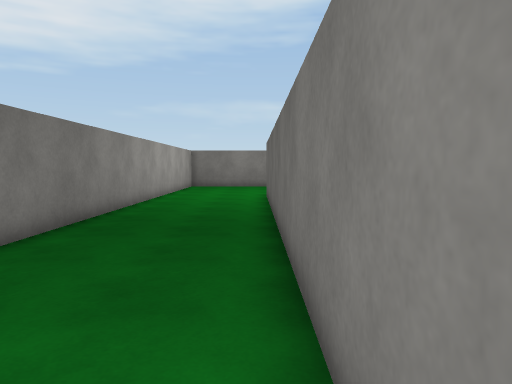
view 1 (above)

18 first-person views from a walk through a Unity game level. The camera is 1.4 m above the floor, tilts 4° down and sees 70° across. The floor is counted in squares, 1 m on a side. Each view is taken from the middle of a square. On the plan, view 1 faces up. The plan holds only what a view shows up to about 16 squares ahead; the rest is blank. The place goes on beyond the plan. The player is left out. Surface patterns are stand-ins for the level's own textures.

view 2
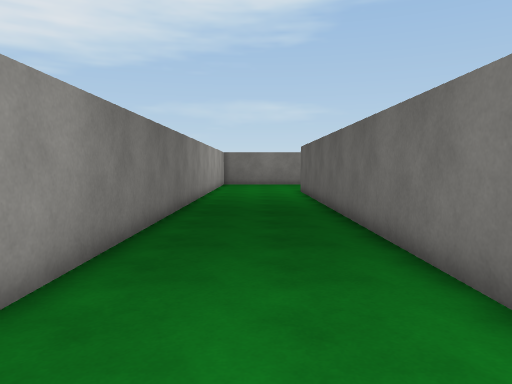

view 3
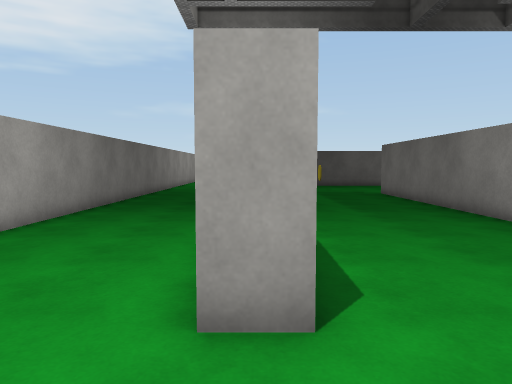

view 4
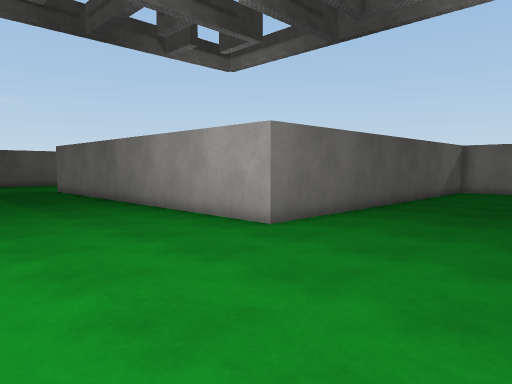

view 5
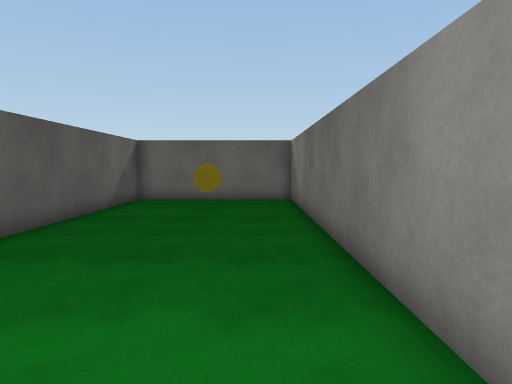

view 6
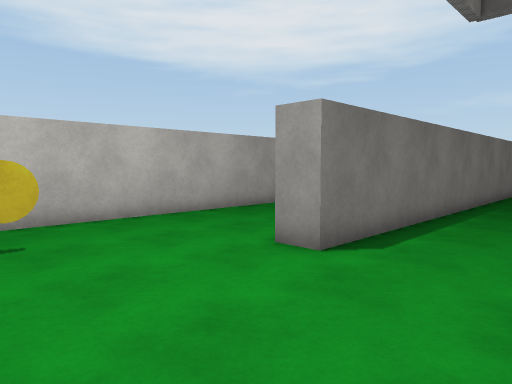

view 7
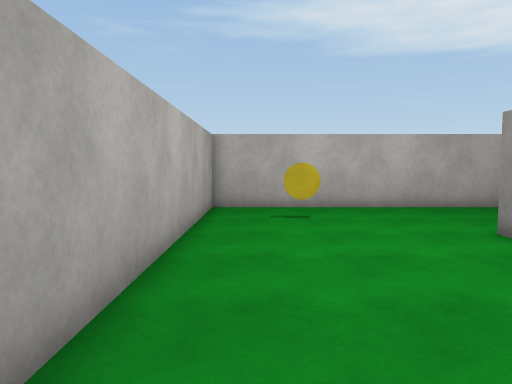

view 8
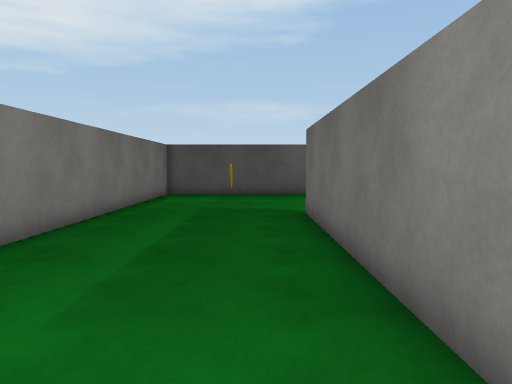

view 9
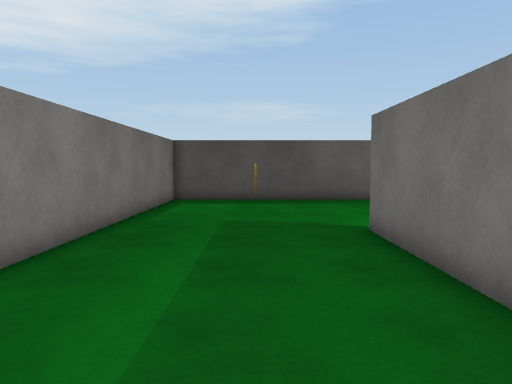

view 10
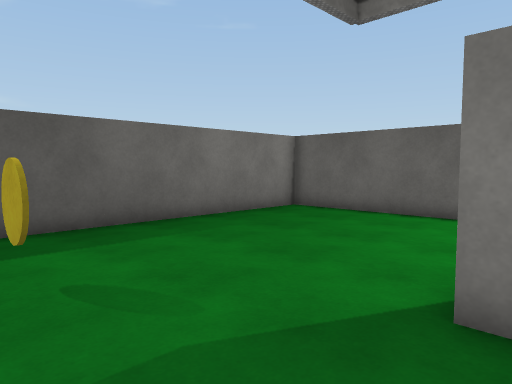

view 11
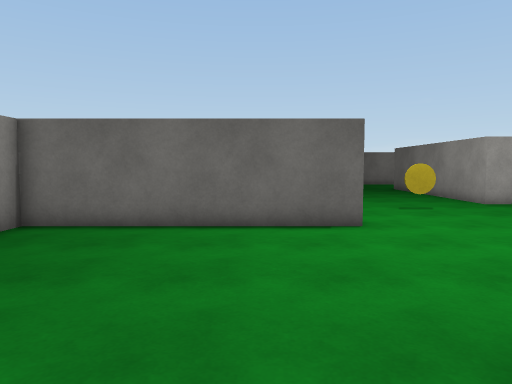

view 12
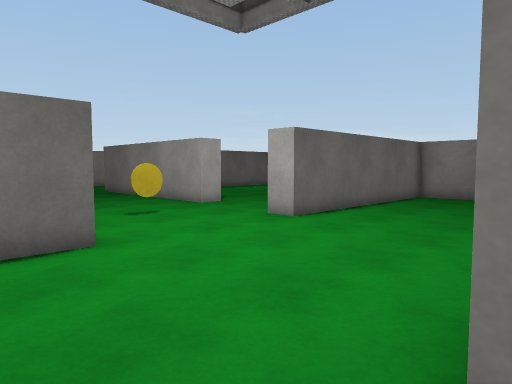

view 13
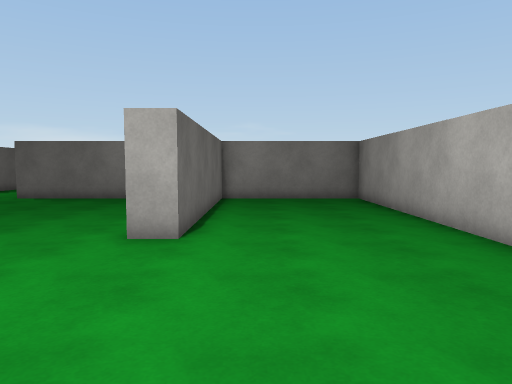

view 14
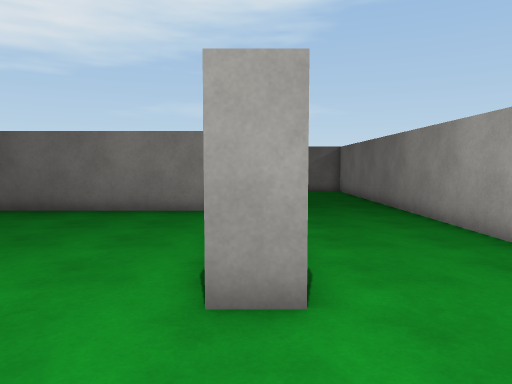

view 15
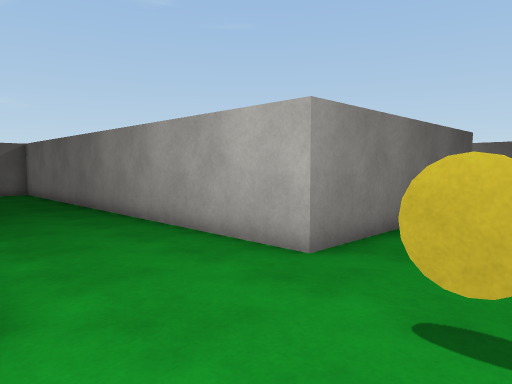

view 16
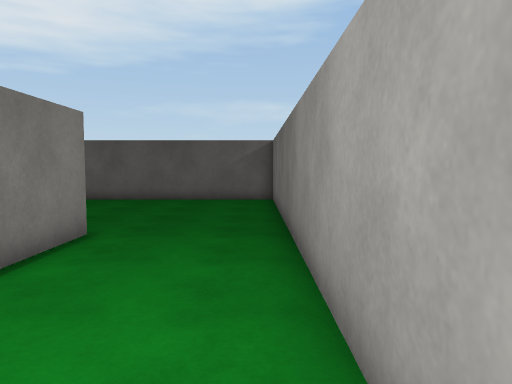

view 17
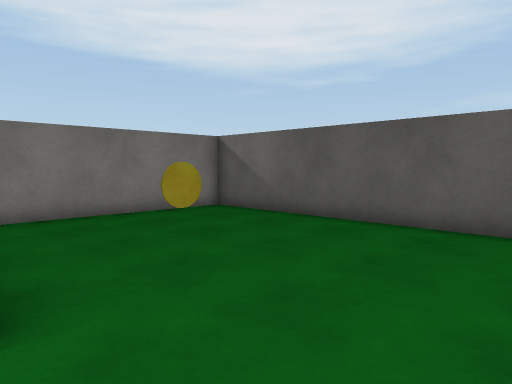

view 18
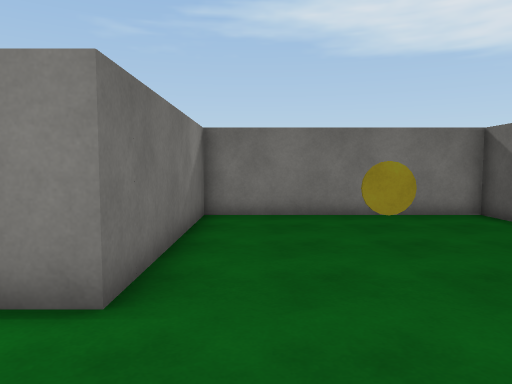

### Floor plan
Points are (right, up) in squares from view 1. A wall is a line through its corners. A room is listed if a view was taken in it or the views show most of it. See-through windows are left out.
Room 1 (views 1, 2, 3, 4, 5, 6, 7, 8, 9, 10, 11, 12, 13, 14, 15, 16, 17, 18)
walls: (8.5, 3.6) (8.5, -6) (14.5, -6) (14.5, 3) (15.5, 3); (15.6, 8.5) (14.5, 8.5) (14.5, 16.5) (1.5, 16.5) (1.5, -7) (0.5, -7); (0.5, 0.5) (0.5, 15.1); (19.5, 1.5) (19.5, 2.5) (22.2, 2.5); (23.5, 8.5) (19.7, 8.5) (19.7, 25.5) (8.5, 25.5) (8.5, 17.5) (15.5, 17.5) (15.5, 14.9); (18.6, -6) (23.5, -6); (-4.5, 16) (-4.5, -13.5) (6, -13.5); (9, -13.5) (22.5, -13.5) (22.5, -7) (7.5, -7) (7.5, 9)
objects: other object (-2, -11); other object (5, 13); other object (12, 21); other object (18, 6); other object (20, -10)

Where each view was taken, in squares from view 1:
view 1: 0 up, 0 right, facing up
view 2: 3 down, 2 left, facing up
view 3: 10 down, 1 right, facing up
view 4: 13 down, 1 right, facing up-right
view 5: 12 down, 7 right, facing right
view 6: 12 down, 5 right, facing up-left
view 7: 12 down, 8 right, facing left
view 8: 2 down, 6 right, facing up
view 9: 1 up, 5 right, facing up
view 10: 8 up, 4 right, facing up-right
view 11: 11 up, 6 right, facing right
view 12: 11 up, 8 right, facing down-right
view 13: 10 up, 13 right, facing down
view 14: 5 up, 15 right, facing up
view 15: 5 up, 15 right, facing up-right
view 16: 10 up, 19 right, facing up
view 17: 17 up, 19 right, facing up-left
view 18: 19 up, 19 right, facing left
